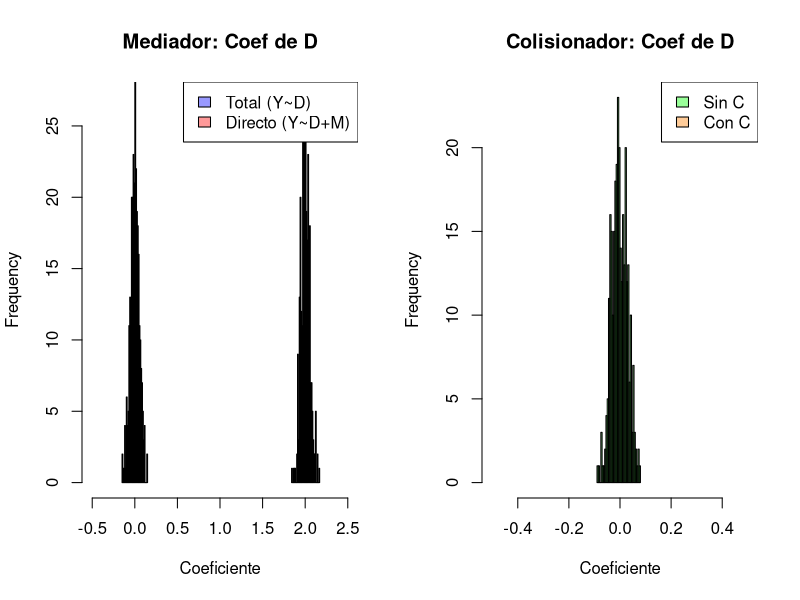

R code for this plot:
# ============================================================================
# Malos Controles en R
# Econometria Avanzada - Ana Maria Diaz
# ============================================================================

set.seed(2468)

# ============================================================================
# PARTE 1: MEDIADOR PURO (sobrecontrol del efecto total)
# DGP: D -> M -> Y
# ============================================================================

n <- 10000

# Parametros (efecto total = a*b = 2)
a <- 2  # D -> M
b <- 1  # M -> Y

D <- rbinom(n, 1, 0.5)
M <- a * D + rnorm(n)
Y <- b * M + rnorm(n)

cat("=== MEDIADOR PURO ===\n")
cat("\nRegresion sin mediador (efecto TOTAL):\n")
summary(lm(Y ~ D))

cat("\nRegresion con mediador (efecto DIRECTO - MAL CONTROL):\n")
summary(lm(Y ~ D + M))

# ============================================================================
# PARTE 2: COLISIONADOR CLASICO
# D y Y independientes; C es efecto de D y Y
# ============================================================================

set.seed(2468)
n <- 1000

D <- rnorm(n)
Y <- rnorm(n)
C <- 2*D - 0.5*Y + rnorm(n)

cat("\n=== COLISIONADOR ===\n")
cat("\nRegresion sin colisionador (CORRECTO):\n")
print(summary(lm(Y ~ D))$coefficients)

cat("\nRegresion con colisionador (MAL CONTROL - sesgo):\n")
print(summary(lm(Y ~ D + C))$coefficients)

# ============================================================================
# PARTE 3: MONTE CARLO - MEDIADOR
# ============================================================================

cat("\n=== MONTE CARLO: MEDIADOR (300 reps) ===\n")

n_reps <- 300
results_mediador <- data.frame(b_total = numeric(n_reps),
                                b_directo = numeric(n_reps))

for (i in 1:n_reps) {
  D <- rbinom(3000, 1, 0.5)
  M <- 2 * D + rnorm(3000)
  Y <- 1 * M + rnorm(3000)

  results_mediador$b_total[i] <- coef(lm(Y ~ D))[2]
  results_mediador$b_directo[i] <- coef(lm(Y ~ D + M))[2]
}

cat("\nPromedio b_total (esperado ~2):", mean(results_mediador$b_total), "\n")
cat("Promedio b_directo (esperado ~0):", mean(results_mediador$b_directo), "\n")

# ============================================================================
# PARTE 4: MONTE CARLO - COLISIONADOR
# ============================================================================

cat("\n=== MONTE CARLO: COLISIONADOR (300 reps) ===\n")

results_colisionador <- data.frame(b_noC = numeric(n_reps),
                                    b_conC = numeric(n_reps))

for (i in 1:n_reps) {
  D <- rnorm(1000)
  Y <- rnorm(1000)
  C <- 2*D - 0.5*Y + rnorm(1000)

  results_colisionador$b_noC[i] <- coef(lm(Y ~ D))[2]
  results_colisionador$b_conC[i] <- coef(lm(Y ~ D + C))[2]
}

cat("\nPromedio b_noC (esperado ~0):", mean(results_colisionador$b_noC), "\n")
cat("Promedio b_conC (sesgado):", mean(results_colisionador$b_conC), "\n")

# ============================================================================
# PARTE 5: VISUALIZACION
# ============================================================================

par(mfrow = c(1, 2))

# Histograma mediador
hist(results_mediador$b_total, col = rgb(0, 0, 1, 0.4),
     main = "Mediador: Coef de D", xlab = "Coeficiente",
     xlim = c(-0.5, 2.5), breaks = 30)
hist(results_mediador$b_directo, col = rgb(1, 0, 0, 0.4), add = TRUE, breaks = 30)
legend("topright", legend = c("Total (Y~D)", "Directo (Y~D+M)"),
       fill = c(rgb(0, 0, 1, 0.4), rgb(1, 0, 0, 0.4)))

# Histograma colisionador
hist(results_colisionador$b_noC, col = rgb(0, 1, 0, 0.4),
     main = "Colisionador: Coef de D", xlab = "Coeficiente",
     xlim = c(-0.5, 0.5), breaks = 30)
hist(results_colisionador$b_conC, col = rgb(1, 0.5, 0, 0.4), add = TRUE, breaks = 30)
legend("topright", legend = c("Sin C", "Con C"),
       fill = c(rgb(0, 1, 0, 0.4), rgb(1, 0.5, 0, 0.4)))

cat("\n--- Fin del script ---\n")
